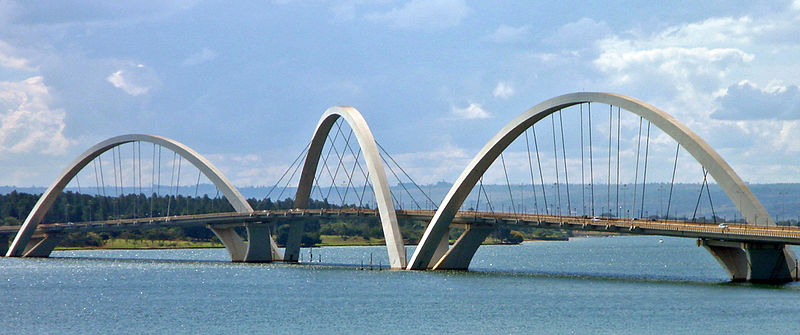
//> input picture exercicio8/ponte.jpg, 800 x 335 px
$ ./canny ponte.jpg   (built with g++ and OpenCV 4)
//> lines starting //> are read from the running program, lines starting //| are printed output that depends on the picture
#include <iostream>
#include "opencv2/opencv.hpp"

using namespace std;
using namespace cv;

int top_slider = 10;
int top_slider_max = 200;

char TrackbarName[50];

Mat image, border;

void on_trackbar_canny(int, void*){
  Canny(image, border, top_slider, 3*top_slider);
  imshow("canny", border);
}

int main(int argc, char**argv){
  image= imread(argv[1],cv::IMREAD_GRAYSCALE);
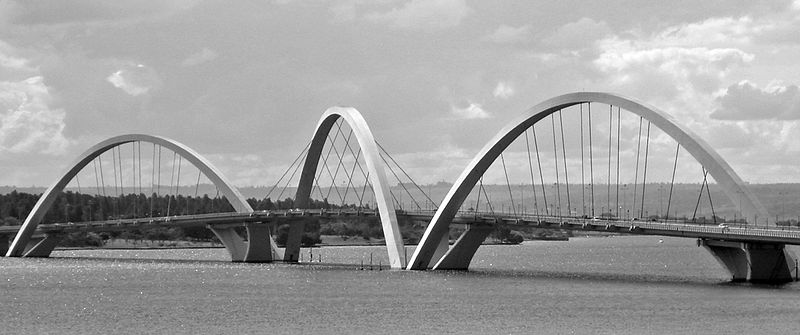
//> image: 335 rows x 800 cols, CV_8UC1; min 0, max 255, mean 156.5

  int width=image.size().width;
//> width = 800
  int height=image.size().height;
//> height = 335

  sprintf( TrackbarName, "Threshold_inferior", top_slider_max );

  namedWindow("canny",1);
  createTrackbar( TrackbarName, "canny",
                &top_slider,
                top_slider_max,
                on_trackbar_canny );

  on_trackbar_canny(top_slider, 0 );
//> in on_trackbar_canny, `Canny(image, border, top_slider, 3*top_slider);`:
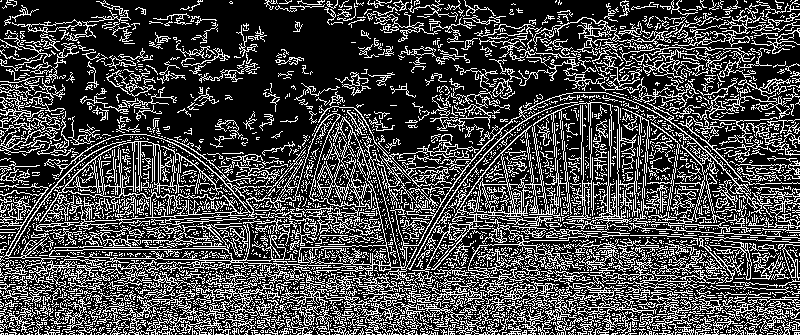
//> border: 335 rows x 800 cols, CV_8UC1; 27.9% white in thin lines or dots

  waitKey();
  imwrite("cannyborders.png", border);
  return 0;
}
